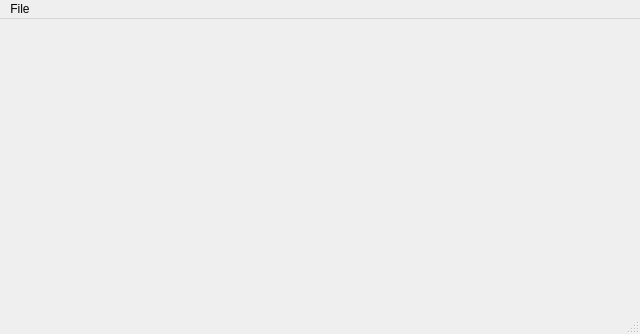
<?xml version="1.0" encoding="UTF-8"?>
<ui version="4.0">
 <class>MainWindow</class>
 <widget class="QMainWindow" name="MainWindow">
  <property name="geometry">
   <rect>
    <x>0</x>
    <y>0</y>
    <width>640</width>
    <height>334</height>
   </rect>
  </property>
  <property name="windowTitle">
   <string>JSONView</string>
  </property>
  <widget class="QWidget" name="centralWidget"/>
  <widget class="QMenuBar" name="menuBar">
   <property name="geometry">
    <rect>
     <x>0</x>
     <y>0</y>
     <width>640</width>
     <height>20</height>
    </rect>
   </property>
   <widget class="QMenu" name="menuFile">
    <property name="title">
     <string>File</string>
    </property>
    <addaction name="actionOpen"/>
    <addaction name="actionQuit"/>
   </widget>
   <addaction name="menuFile"/>
  </widget>
  <widget class="QStatusBar" name="statusBar"/>
  <action name="actionOpen">
   <property name="text">
    <string>Open</string>
   </property>
   <property name="shortcut">
    <string>Ctrl+O</string>
   </property>
  </action>
  <action name="actionQuit">
   <property name="text">
    <string>Quit</string>
   </property>
   <property name="shortcut">
    <string>Ctrl+Q</string>
   </property>
  </action>
 </widget>
 <layoutdefault spacing="6" margin="11"/>
 <resources/>
 <connections/>
</ui>
